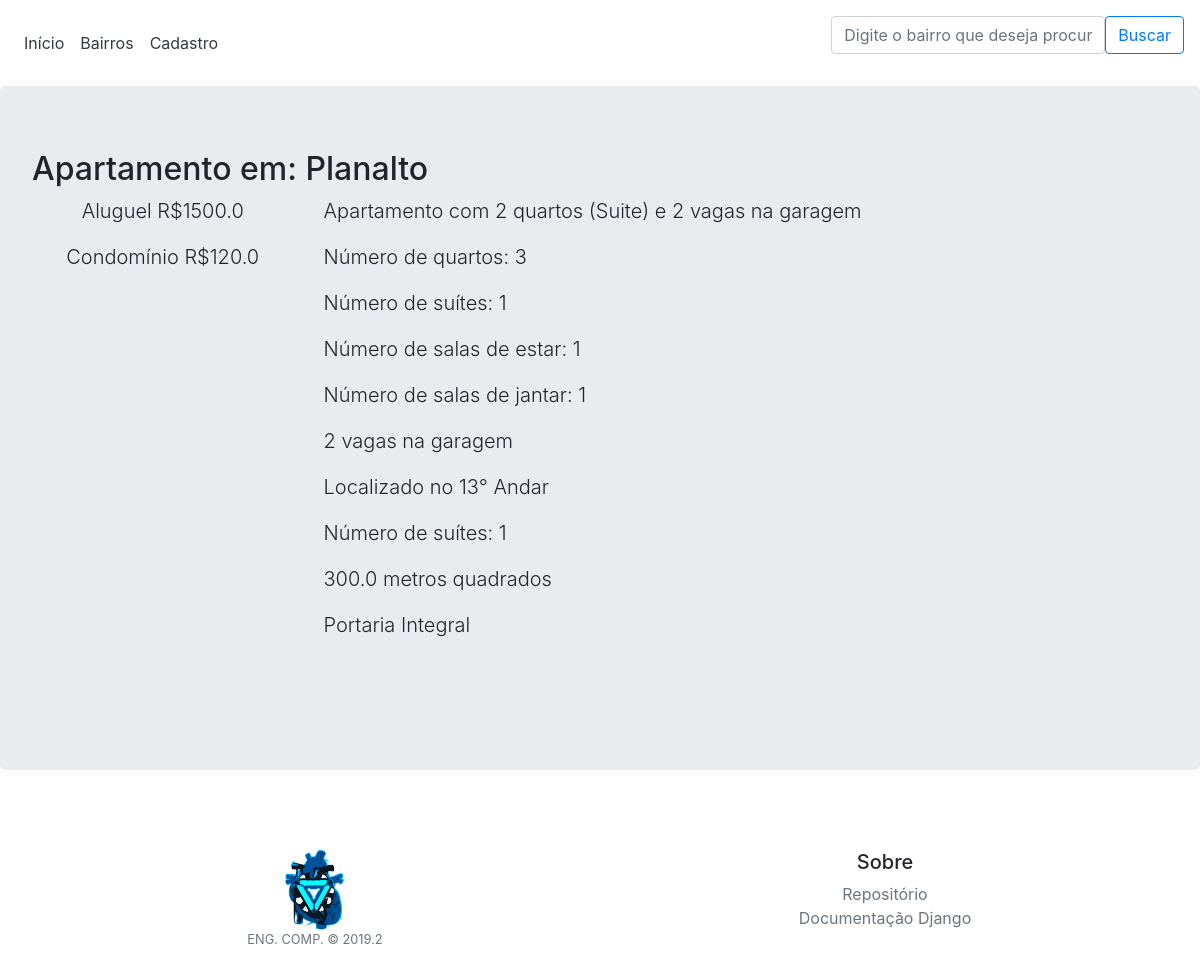
Page /apartamento/1 on the committed database.
### imoveis/models.py (models this page shows, shortened)
class Apartamento(models.Model):
    endereco = models.OneToOneField(Endereco, on_delete=models.CASCADE, null=True)
    id = models.AutoField(primary_key=True)
    n_quartos = models.PositiveIntegerField()
    n_suites = models.PositiveIntegerField()
    n_sala_estar = models.PositiveIntegerField()
    n_sala_jantar = models.PositiveIntegerField()
    n_vaga_garagem = models.PositiveIntegerField()
    andar = models.PositiveIntegerField()
    valor_condominio = models.FloatField()
    area = models.FloatField()
    possui_armario = models.BooleanField()
    descricao = models.CharField(max_length=200)
    portaria_integral = models.BooleanField()
    aluguel = models.FloatField()

class Endereco(models.Model):
    cep = models.PositiveIntegerField(primary_key=True, validators=[MaxValueValidator(99999999)])
    pais = models.CharField(max_length=60)
    estado = models.CharField(max_length=60)
    cidade = models.CharField(max_length=60)
    bairro = models.CharField(max_length=200)
    rua = models.CharField(max_length=60)
    numero = models.PositiveIntegerField(null=True)

### imoveis/views.py (the view)
# urls.py: path('apartamento/<int:apartamento_id>', views.apartamento_id, name='apartamento_id'),
def apartamento_id(request, apartamento_id):
    apartamento = get_object_or_404(Apartamento, pk=apartamento_id)
    apartamento.aluguel = "R$" + str(apartamento.aluguel)
    apartamento.valor_condominio = "R$" + str(apartamento.valor_condominio)
    return render(request, 'imoveis/view_apartamento.html', {'apartamento': apartamento})

### templates/imoveis/view_apartamento.html
{% extends 'imoveis/base.html' %}
{% load static %}
{% block content %}
<body>
    {% if apartamento %}
        <h2>Apartamento em: {{ apartamento.endereco.bairro}}</h2>
            <div class="row justify-content-md-center" style="margin-bottom: 50px;">
              <div class="col-lg-3 col-sm-12">
                <p class="lead text-center text-body"> Aluguel {{ apartamento.aluguel}}</p>
                <p class="lead text-center text-body"> Condomínio {{ apartamento.valor_condominio}}</p>
              </div>
              <div class="col-lg-9 col-sm-12">
                <p class="lead">{{ apartamento.descricao }}</p>
                <p class="lead"> Número de quartos: {{ apartamento.n_quartos }} </p>
                <p class="lead"> Número de suítes: {{ apartamento.n_suites }} </p>
                <p class="lead"> Número de salas de estar: {{ apartamento.n_sala_estar }} </p>
                <p class="lead"> Número de salas de jantar: {{ apartamento.n_sala_jantar }} </p>
                <p class="lead"> {{ apartamento.n_vaga_garagem }}  vagas na garagem</p>
                <p class="lead"> Localizado no {{ apartamento.andar}}° Andar </p>
                <p class="lead"> Número de suítes: {{ apartamento.n_suites }} </p>
                <p class="lead"> {{ apartamento.area }} metros quadrados </p>
                {% if apartamento.portaria_integral %}
                  <p class="lead"> Portaria Integral </p>
                  {% else %}
                    <p class="lead"> NÃO possui portaria Integral </p>
                {% endif %}
              </div>
            </div>
    {% endif %}
</body>
{% endblock %}

### rows in the picture
Apartamento: endereco.bairro "Planalto", aluguel "R$1500.0", valor_condominio "R$120.0", descricao "Apartamento com 2 quartos (Suite) e 2 vagas na garagem", n_quartos "3", n_suites "1", n_sala_estar "1", n_sala_jantar "1", n_vaga_garagem "2", andar "13", area "300.0"
